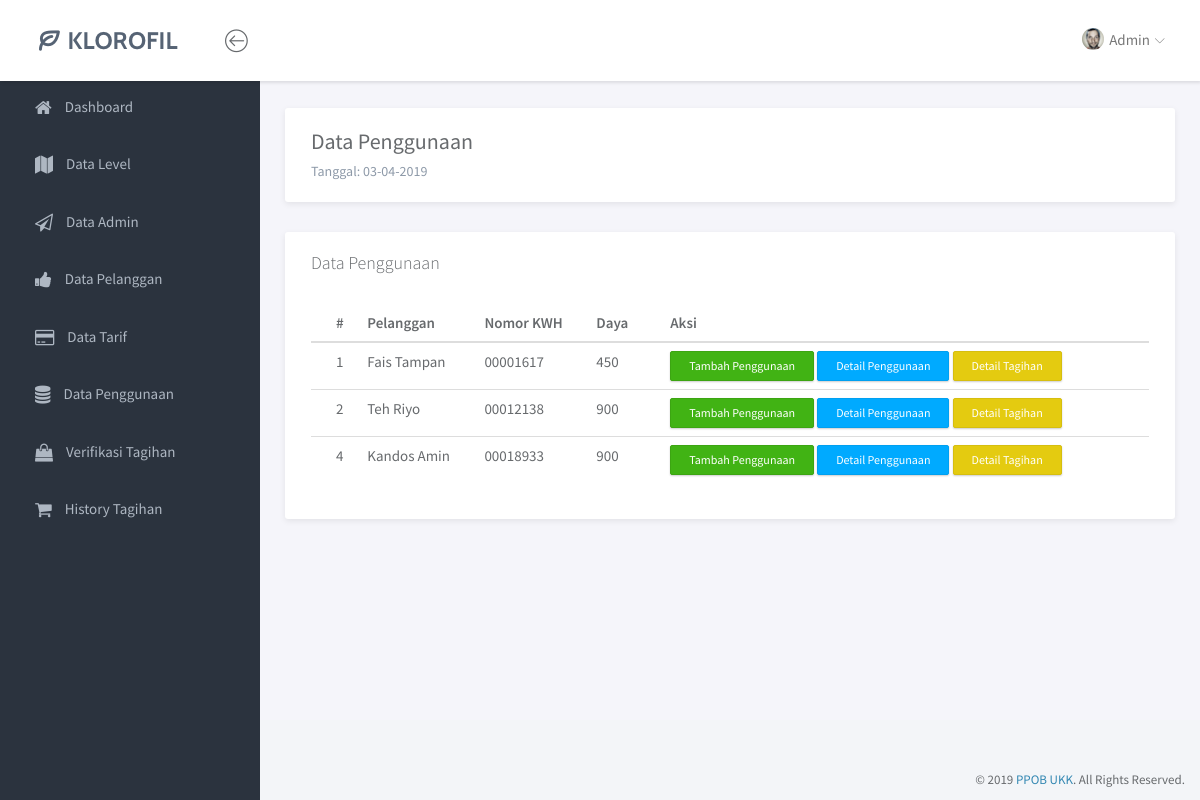
The page /index.php/penggunaan on the database its author committed.
### tables this page shows
CREATE TABLE `pelanggan` (
  `id_pelanggan` int(11) NOT NULL,
  `username` varchar(50) NOT NULL,
  `password` varchar(50) NOT NULL,
  `nomorKWH` varchar(50) NOT NULL,
  `nama_pelanggan` varchar(50) NOT NULL,
  `alamat` text NOT NULL,
  `id_tarif` int(11) NOT NULL
);

CREATE TABLE `tarif` (
  `id_tarif` int(11) NOT NULL,
  `daya` varchar(10) NOT NULL,
  `tarif` float NOT NULL
);

### application/controllers/Penggunaan.php (called while the page is built, shortened)
<?php
class Penggunaan extends CI_Controller {
	public function __construct()
	{
		$this->load->model('PenggunaanModel');
	}
	public function index()
	{
		$data['pel'] = $this->PenggunaanModel->get_pelanggan();
		$data['peng'] = $this->PenggunaanModel->get_penggunaan();
		$this->load->view('admin/penggunaan', $data);
	}
}

### index.php (called while the page is built, shortened)
<?php
require_once BASEPATH.'core/CodeIgniter.php';

### application/models/PenggunaanModel.php (called while the page is built, shortened)
<?php
class PenggunaanModel extends CI_Model {
	public function get_pelanggan()
	{
		return $this->db->join('tarif', 'tarif.id_tarif = pelanggan.id_tarif')->get('pelanggan')->result();
	}
}

### application/views/admin/penggunaan.php (the view, shortened to what this page needs)
<?php include 'header.php'; ?>
		<div class="main">
			<div class="main-content">
				<div class="container-fluid">
					<div class="panel panel-headline">
						<div class="panel-heading">
							<h3 class="panel-title">Data Penggunaan</h3>
							<p class="panel-subtitle">
								<?php
									echo"Tanggal: ".date("d-m-Y");
								 ?>
							</p>
						</div>
					</div>
					<div class="panel">
						<div class="row">
							<div class="col-md-6">
								<div class="panel-heading">
									<h3 class="panel-title">Data Penggunaan</h3>
								</div>
							</div>
						</div>
								<div class="panel-body">
									<table class="table">
										<thead>
											<tr>
												<th>#</th>
												<th>Pelanggan</th>
												<th>Nomor KWH</th>
												<th>Daya</th>
												<th>Aksi</th>
											</tr>
										</thead>
										<tbody>
											<?php
												foreach ($pel as $p) {
													echo'
														<tr>
															<td>'.$p->id_pelanggan.'</td>
															<td>'.$p->nama_pelanggan.'</td>
															<td>'.$p->nomorKWH.'</td>
															<td>'.$p->daya.'</td>
															<td>
                                                                <a href="'.base_url('index.php/penggunaan/add_peng/'.$p->id_pelanggan).'" class="btn btn-success btn-sm">Tambah Penggunaan</a>
                                                                <a href="'.base_url('index.php/penggunaan/detail_peng/'.$p->id_pelanggan).'" class="btn btn-primary btn-sm">Detail Penggunaan</a>
                                                                <a href="'.base_url('index.php/penggunaan/detail_tag/'.$p->id_pelanggan).'" class="btn btn-warning btn-sm">Detail Tagihan</a>
                                                            </td>
														</tr>
													';
												}
											 ?>
										</tbody>
									</table>
								</div>
							</div>
				</div>
			</div>
		</div>
<?php include 'footer.php' ?>

### assets/css/main.css (style rules this page uses)
html { position: relative; min-height: 100%; }
body { background-color: #F3F5F8; font-family: "Source Sans Pro", sans-serif; font-size: 15px; color: #676a6d; }
a { color: #3287B2; }
th { font-weight: 600; }
#wrapper .main { -webkit-transition: all 0.3s ease-in-out; -moz-transition: all 0.3s ease-in-out; -ms-transition: all 0.3s ease-in-out; -o-transition: all 0.3s ease-in-out; transition: all 0.3s ease-in-out; width: calc(100% - 260px); left: 0; position: relative; float: right; background-color: #f5f5fa; }
#wrapper #sidebar-nav, #wrapper .main { padding-top: 80px; }
.main-content { padding: 28px 10px; }
.btn { -webkit-border-radius: 2px; -moz-border-radius: 2px; border-radius: 2px; -moz-box-shadow: 0px 1px 2px 0 rgba(0, 0, 0, 0.2); -webkit-box-shadow: 0px 1px 2px 0 rgba(0, 0, 0, 0.2); box-shadow: 0px 1px 2px 0 rgba(0, 0, 0, 0.2); padding: 6px 22px; }
.btn-group-sm > .btn, .btn-sm { padding: 5px 18px; }
.btn-primary { background-color: #00AAFF; border-color: #00a0f0; }
.btn-warning { background-color: #e4cb10; border-color: #d6be0f; }
.btn-success { background-color: #41B314; border-color: #3ca512; }
.panel { -webkit-border-radius: 3px; -moz-border-radius: 3px; border-radius: 3px; -moz-box-shadow: 0 2px 6px rgba(0, 0, 0, 0.08); -webkit-box-shadow: 0 2px 6px rgba(0, 0, 0, 0.08); box-shadow: 0 2px 6px rgba(0, 0, 0, 0.08); background-color: #fff; margin-bottom: 30px; }
.panel .panel-heading, .panel .panel-body, .panel .panel-footer { padding-left: 25px; padding-right: 25px; }
.panel .panel-heading { padding-top: 20px; padding-bottom: 20px; position: relative; }
.panel .panel-heading .panel-title { margin: 0; font-size: 18px; font-weight: 300; }
.panel .panel-body { padding-top: 10px; padding-bottom: 15px; }
.panel.panel-headline .panel-heading { border-bottom: none; }
.panel.panel-headline .panel-heading .panel-title { margin-bottom: 8px; font-size: 22px; font-weight: normal; }
.panel.panel-headline .panel-heading .panel-subtitle { margin-bottom: 0; font-size: 14px; color: #8D99A8; }
.panel .table > thead > tr > td:first-child, .panel .table > thead > tr > th:first-child, .panel .table > tbody > tr > td:first-child, .panel .table > tbody > tr > th:first-child, .panel .table > tfoot > tr > td:first-child, .panel .table > tfoot > tr > th:first-child { padding-left: 25px; }
.panel .table > thead > tr > td:last-child, .panel .table > thead > tr > th:last-child, .panel .table > tbody > tr > td:last-child, .panel .table > tbody > tr > th:last-child, .panel .table > tfoot > tr > td:last-child, .panel .table > tfoot > tr > th:last-child { padding-left: 25px; }

### rows shown on the page
pelanggan: id_pelanggan "1", nama_pelanggan "Fais Tampan", nomorKWH "00001617", id_tarif.daya "450"
pelanggan: id_pelanggan "2", nama_pelanggan "Teh Riyo", nomorKWH "00012138", id_tarif.daya "900"
pelanggan: id_pelanggan "4", nama_pelanggan "Kandos Amin", nomorKWH "00018933", id_tarif.daya "900"
